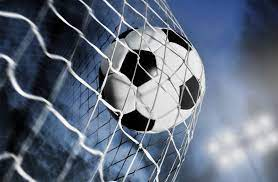
#> input picture 2주차/soccer.jpg, 278 x 182 px
$ python 2.py
#> lines starting #> are read from the running program, lines starting #| are printed output that depends on the picture
import cv2 as cv
import sys
img=cv.imread('soccer.jpg')
#> img is the input picture: shape (182, 278, 3); mean B, G, R 125.9, 108.4, 97.6

if img is None:
    sys.exit('파일을 열 수 없습니다')


gray=cv.cvtColor(img,cv.COLOR_BGR2GRAY)
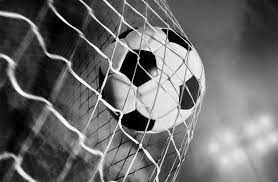
#> gray: shape (182, 278); min 0, max 255, mean 107.2
gray_small=cv.resize(gray,dsize=(0,0),fx=0.5,fy=0.5)
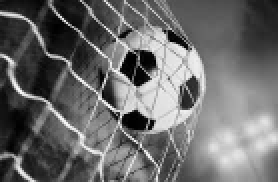
#> gray_small: shape (91, 139) (shown 2 times larger); min 0, max 251, mean 107.3
cv.imwrite('soccer_gray.jpg',gray)
cv.imwrite('soccer_gray_small.jpg',gray_small)
cv.imshow('Color image',img)
cv.imshow('Gray image',gray)
cv.imshow('Gray image small',gray_small)
cv.waitKey()
#> (the run stopped early here; a loop or call above may not have finished)
